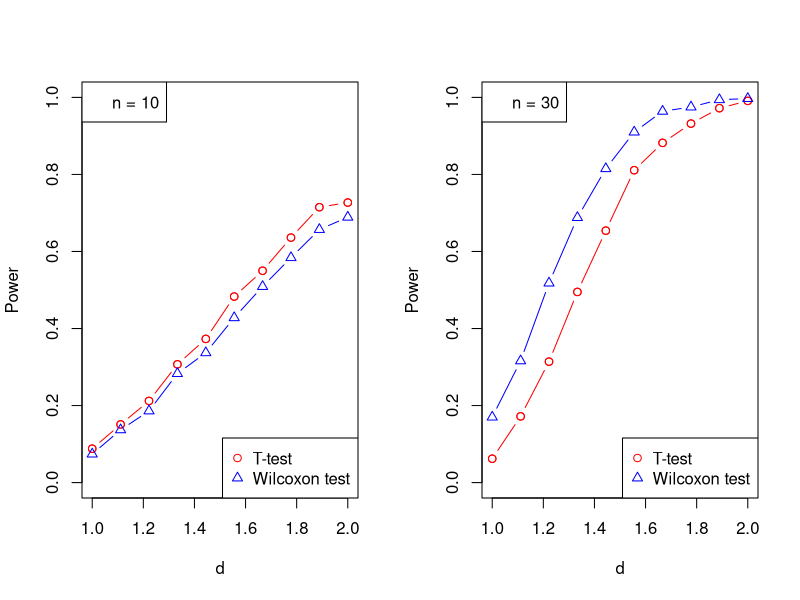

Here is the R script that generated this plot:
## ---- chunk 1
Honey <- c(19,12,9,17,24,24)
No_Honey <- c(14,8,4,4,11,11)
shapiro.test(Honey - No_Honey)
wilcox.test(Honey,No_Honey, pair = TRUE, alternative = "greater")
## ---- chunk 2
Before <- c(6,9,17,22,7,5,5,14,9,7,9,51)
After <- c(5,2,0,0,2,1,0,0,0,0,13,0)
shapiro.test(Before - After) 
wilcox.test(Before, After, pair = TRUE, alternative = "greater")
## ---- chunk 3
Oxygen_Gel <- c(10,15,6,10,11,3,8,8,3,13,10,9,8,9,8,4,10,15,11,5,14,7,8,8,2,13,6,2,7,3)
Placebo_Gel <- c(5,6,4,3,3,5,6,4,4,2,0,7,0,3,2,2,3,6,0,3,-3,1,6,6,8,2,12,24,5,3,3,3,13,4)
shapiro.test(Oxygen_Gel) 
shapiro.test(Placebo_Gel) 
wilcox.test(Oxygen_Gel, Placebo_Gel)
## ---- chunk 4
Potassium <- c(1.42920,1.42860,1.42906,1.42957,1.42910,1.42930,1.42945)
Electrolysis <- c(1.42932,1.42908,1.42910,1.42951,1.42933,1.42905,1.42914,1.42849,1.42894,1.42886)
shapiro.test(Potassium) 
shapiro.test(Electrolysis)
var.test(Potassium, Electrolysis)
t.test(Potassium, Electrolysis, var.eq = TRUE) 
wilcox.test(Potassium, Electrolysis)
## ---- chunk 5
Chemical <- c(2.30143,2.29890,2.29816,2.30182,2.29869,2.29940,2.29849,2.29889)
Air <- c(2.31026,2.31017,2.30986,2.31003,2.31007,2.31024,2.31010,2.31028)
shapiro.test(Chemical - Air)
wilcox.test(Chemical, Air)
## ---- chunk 6
Music <- c(35.0,36.8,40.2,46.6,50.4,64.2,83.0,87.6,89.2)
No_Music <- c(28.2,28.6,33.0,34.8,45.4,50.8,52.6,66.4,67.8)
shapiro.test(Music - No_Music) 
var.test(Music, No_Music)
t.test(Music, No_Music, var.eq = FALSE, alternative = "greater") 
wilcox.test(Music, No_Music, alternative = "greater") 
## ---- chunk 7
Male <- c(40,76,89,106,120,130,150,155,382)
Female <-c(66,69,94,103,117,391)
shapiro.test(Male)
shapiro.test(Female)
wilcox.test(Male, Female)
## ---- chunk 8
# n_High <- 200
# n_Low <- 47
# Mean_High <- 20.6
# Mean_Low <- 48.1
# Std_High <- 6
# Std_Low <- 14.2
# SE <- sqrt(Std_High^2/n_High + Std_Low^2/n_Low) 
# t_stat <- (Mean_High - Mean_Low)/SE
# df = (SE^2^2/((Std_High^2/n_High)^2/(n_High - 1) + (Std_Low^2/n_Low)^2/(n_Low - 1))) # df = 50
# t_crit <- abs(qt(0.1/2, df))
# L1 <- t_stat * SE - t_crit * SE
# L2 <- t_stat * SE + t_crit * SE
# p_value <- 2 * pt(t_stat, df)
# c(L1, L2)
# p_value
## ---- chunk 9
A <- rnorm(200, mean = 20.6, sd = 6)
B <- rnorm(47, mean = 48.1, sd = 14.2)
t.test(A, B, alternative = "less", conf.level = 0.90)
## ---- chunk 10
# n_Temp <- 200
# n_Control <- 200
# Mean_Temp <- 25.9
# Mean_Control <- 17.6
# Std_Temp <- 8
# Std_Control <- 6
# SE2 <- sqrt(Std_Temp^2/n_Temp + Std_Control^2/n_Control)
# t_stat2 <- (Mean_Temp - Mean_Control)/SE2
# df2 = (SE2^2^2/((Std_Temp^2/n_Temp)^2/(n_Temp - 1) + (Std_Control^2/n_Control)^2/(n_Control - 1)))
# t_crit2 <- abs(qt(0.05/2, df2))
# p_value2 <- pt(t_stat2, df2)
# p_value2
## ---- chunk 11
A2 <- rnorm(200, mean = 25.9, sd = 8)
B2 <- rnorm(200, mean = 17.6, sd = 6)
t.test(A2, B2, alternative = "less")
## ---- chunk 12
Increase <- c(4.9,5.3,2.5,0.9,3.2,2.6,10.7,1.1,14.7,-0.3,1.7,5.7,13.8,14.4,4,-1.1,5.3,0.1,7.4,5.3,7.8,8.2,11.1,3.3,5.1,5.9,8.4,1.9,0.5,8.3,4.2,11.8,3.4,-2.5,6.1,5.7,1.8,3.5,13.8,26.0,-0.1,3.9,9.9,6.0,-1.5,6.1,2.3,-0.2,11.2,3.5,6.2,12.3,8.3,10.1,-1.8,9.2,0.1,7.6,7.8)
shapiro.test(Increase)
wilcox.test(Increase, alternative = "greater")
## ---- chunk 13
d <- Honey - No_Honey
t <- mean(Honey) - mean(No_Honey)
n <- length(d)
d.perm <- matrix(abs(d), n, 1000)
d.perm <- d.perm * sign(runif(1000*n) - 0.5)
d.bar <- apply(d.perm, 2, mean)
mean(d.bar < mean(d)) 
boot.smp1 <- matrix(d, n, 1000)
boot.smp1 <- apply(boot.smp1, 2, sample, r = TRUE)
boot.m <- apply(boot.smp1, 2, mean)
var(boot.m) 
quantile(boot.m, c(0.0025,0.0975)) 
## ---- chunk 14
t <- mean(Oxygen_Gel) - mean(Placebo_Gel)
combined <- c(Oxygen_Gel, Placebo_Gel)
nsim <- 1000
diff.random <- NULL
for (i in 1:nsim) {
  shaffled <- sample(combined, length(combined))
  a.random = shaffled[1:length(Oxygen_Gel)]
  b.random = shaffled[length(Oxygen_Gel) + 1:length(combined)]
  diff.random[i] = mean(a.random) - mean(b.random)
}
mean(diff.random < t)
boot.smp1 <- matrix(Oxygen_Gel, length(Oxygen_Gel), 1000)
boot.smp2 <- matrix(Placebo_Gel, length(Placebo_Gel), 1000)
boot.smp1 <- apply(boot.smp1, 2, sample, r = TRUE)
boot.smp2 <- apply(boot.smp2, 2, sample, r = TRUE)
boot.m1 <- apply(boot.smp1, 2, mean)
boot.m2 <- apply(boot.smp2, 2, mean)
var(boot.m1)
var(boot.m2)
quantile(boot.m1, c(0.0025,0.0975))
quantile(boot.m2, c(0.0025,0.0975))
## ---- chunk 15
par(mfrow = c(1,2), main = "Power comparison of T-test and Wiscoxon test")

# Sample size = 10
n <- 10
nsim <- 1000
d <- seq(0, 2, len = 10)
pt <- pw <- matrix(NA, n, nsim)
d <- seq(1, 2, len=10)
for (j in 1:10) {
  for (i in 1:nsim) {
    y = rexp(n, rate = d[j])
    pt[j,i] <- t.test(y-1)$p.value
    pw[j,i] <- wilcox.test(y-1)$p.value
  }
}
powert <- apply(pt < 0.05, 1, mean)
powerw <- apply(pw < 0.05, 1, mean)

print(rbind(powert, powerw))
plot(powert ~ d, col = "red", pch = 1, xlab = "d", ylab = "Power", ylim = c(0, 1.0))
lines(d, powert, col = "red", type = "b")
points(powerw ~ d, col = "blue", pch = 2)
lines(d, powerw, col = "blue", type = "c")
legend("bottomright", pch = 1:2, col = c("red","blue"), legend = c( "T-test", "Wilcoxon test"))
legend("topleft", legend = "n = 10")

# Sample size = 30
for (j in 1:n) {
  for (i in 1:nsim) {
    y = rexp(30, rate = d[j])
    pt[j,i] <- t.test(y-1)$p.value
    pw[j,i] <- wilcox.test(y-1)$p.value
  }
}
powert <- apply(pt < 0.05, 1, mean)
powerw <- apply(pw < 0.05, 1, mean)

print(rbind(powert, powerw))
plot(powert ~ d, col = "red", pch = 1, xlab = "d", ylab = "Power", ylim = c(0, 1.0))
lines(d, powert, col = "red", type = "b")
points(powerw ~ d, col = "blue", pch = 2)
lines(d, powerw, col = "blue", type = "c")
legend("bottomright", pch = 1:2, col = c("red","blue"), legend =c( "T-test", "Wilcoxon test"))
legend("topleft", legend = "n = 30")
## ---- chunk 16
Z_test <- function(p1, p2, n1, n2, side = "two.sided", interval = 0.9) {
  p = (p1 + p2)/(n1 + n2)
  se = sqrt(p * (1-p) * (1/n1 + 1/n2))
  z = (p1/n1 - p2/n2)/se
  if (side == "two.sided") {
   nl = qnorm((1 - interval)/2, 0, 1)
   nh = qnorm(1/2 + interval/2, 0, 1)
}
  else if (side == "less") {
    nl = qnorm(1 - interval, 0, 1)
    nh = Inf
  }
  else if (side == "greater") {
    nl = -Inf
    nh = qnorm(interval, 0, 1)
  }
  if (z > 0) {
    pvalue = 1 - pnorm(z, 0, 1)
  }
  else {
    pvalue = pnorm(z, 0, 1)
  }
  if (z > nl && z < nh){
    print("Fail to reject the null hypothesis.")
  }
  else{
    print("Reject the null hypothesis.")
  }
  if (side == "two.sided"){
     print("Z-statistic two-sided test")
  }
  else if (side =="less"){
    print("Z-statistic one-side test, less than")
  }
  else if ( side =="greater"){
    print("Z-statistic one-side test, greater than")
  }
  str = sprintf("Z = %f", z); print(str)
  str = sprintf("P-value = %f", pvalue); print(str)
  str = sprintf("Estimated P1 = %f, Estimated P2 = %f", p1/n1, p2/n2); print(str)
  str = sprintf("P1-P2 = %f", p1/n1 - p2/n2); print(str)
  str = sprintf("The %.2f percentage confidence interval is: [%s %s]",interval * 100, nl, nh); print(str)
}

# Apply this Z test function to Florida death penalty data
Z_test(19, 17, 160, 166, side = "two.sided", interval = 0.95) 
## ---- chunk 17
gof <- function(O, P) {
  chi2 = 0;
  for (i in 1:length(O)){
    chi2 = chi2 + (O[i] - sum(O)*P[i])^2/sum(O)/P[i]
  }
  df = length(O) - 1
  res = 1 - pchisq(chi2, df)
  if (res > 0.05) {
    print("Fail to reject null hypothesis")}
  else {
    print("Reject null hypothesis")
  }
}

# Linkage study of the tomato
O1 <- c(926, 288, 293, 104)
P1 <- c(9, 3, 3, 1)/16
gof(O1, P1)

# Hour of birth
O2 <- c(52,73,89,88,68,47,58,47,48,53,47,34,21,31,40,24,37,31,47,34,36,44,78,59)
P2 <- rep(1,24)/24
gof(O2, P2)
## ---- chunk 18
marijuana <- matrix(c(479,173,119,214,47,15,172,45,85), 3, 3)
chisq.test(marijuana) 
## ---- chunk 19
battery <- c(26,51,47,16,10)
theta <- (26*0+51*1+47*2+16*3+10*4)/4/(sum(battery))
E <- sum(battery) * c((1-theta)^4, 4 * theta * (1-theta)^3, 6 * theta^2 * (1-theta)^2, 4 * theta^3 * (1-theta), theta^4)
X <- sum((battery - E)^2/E) 
1 - pchisq(X, 5-1-1)
## ---- chunk 20
insulin <- matrix(c(4,21,28,15,12,40,74,59,26,46), 2, 5)
chisq.test(insulin)
